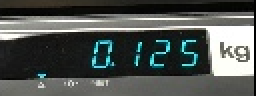
#> input picture data/05.png, 128 x 48 px (shown 2 times larger)
$ python organised_backup.py
#> lines starting #> are read from the running program, lines starting #| are printed output that depends on the picture; after the words box and inside, x2 and y2 are one past the last pixel; in counts of white or black regions, pixels touching at a corner belong together
#> further down, image is the input picture: shape (48, 128, 3); mean B, G, R 82.1, 85, 79.8
### utils.py
import imutils
import cv2
import numpy as np
from imutils import contours
from os.path import join
from time import time
import json

# seven segment display
DIGITS_LOOKUP = {
    (1, 1, 1, 0, 1, 1, 1): 0,
    (0, 0, 1, 0, 0, 1, 0): 1,
    (1, 0, 1, 1, 1, 0, 1): 2,
    (1, 0, 1, 1, 0, 1, 1): 3,
    (0, 1, 1, 1, 0, 1, 0): 4,
    (1, 1, 0, 1, 0, 1, 1): 5,
    (1, 1, 0, 1, 1, 1, 1): 6,
    (1, 1, 1, 0, 0, 1, 0): 7,  # ???
    (1, 1, 1, 1, 1, 1, 1): 8,
    (1, 1, 1, 1, 0, 1, 1): 9
}

# [158 lines left out: functions _show_image, read_digits, not called in this run]


def stable_marker_detector(gray):
    """
    detect stable marker
    """
    # process gray image and have a copy
    gray_orig = gray.copy()
    gray_inv = cv2.bitwise_not(gray)
    ret, gray = cv2.threshold(gray_inv, 200, 255, 0)  # extract white area
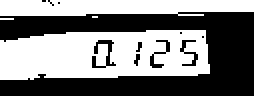
#> gray: shape (48, 128) (shown 2 times larger); 50.3% white; 11 black regions (7 under 20 px)

    # exclude digits and outer layers
    cnts = cv2.findContours(gray, cv2.RETR_LIST, cv2.CHAIN_APPROX_SIMPLE)
#> cnts = 18 contours, 10 with area under 20; largest, box (x1, y1, x2, y2) and area: (0, 15, 105, 40) 2175, (0, 0, 128, 48) 764, (46, 19, 59, 34) 76, (90, 25, 100, 34) 40, (74, 26, 83, 35) 32, (45, 27, 54, 35) 28, (89, 19, 99, 27) 28, (77, 19, 86, 27) 27
    cnts = imutils.grab_contours(cnts)
    largest_area = sorted(cnts, key=cv2.contourArea)[-1]
#> largest_area = contour of 36 points, box (x1, y1, x2, y2) (0, 15, 105, 40), area 2175
    (x, y, w, h) = cv2.boundingRect(largest_area)
#> x = 0; y = 15; w = 105; h = 25
    m = gray_orig.copy()
    mask_gray = np.zeros(gray.shape, np.uint8)  # all black in mask
    cv2.drawContours(mask_gray, [largest_area], 0, (255, 255, 255), -1)
#> mask_gray: shape (48, 128); 37.5% white; 1 white region, box (x1, y1, x2, y2) and area: (0, 15, 105, 40) 2301
    # make outer of m to white
    m[0:y, :] = 255
    m[y + h:, :] = 255
    m[y:y + h, 0:x] = 255
    m[y:y + h, x + w:] = 255
    m = cv2.bitwise_and(m, mask_gray)  # pick roi from image
    m[0:y, :] = 0
    m[y + h:, :] = 0
    m[y:y + h, 0:x] = 0
    m[y:y + h, x + w:] = 0
    m = cv2.threshold(m, 100, 255, 0)[1]  # extract white area
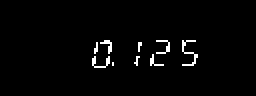
#> m: shape (48, 128) (shown 2 times larger); 2.1% white in thin lines or dots, all inside (x1, y1, x2, y2) = (46, 20, 99, 34)

    cnts = cv2.findContours(m, cv2.RETR_TREE, cv2.CHAIN_APPROX_SIMPLE)
#> cnts = 9 contours, all with area under 20
    cnts = imutils.grab_contours(cnts)
    cnts = sorted(cnts, key=cv2.contourArea, reverse=True)
    # print('{} contours found'.format(len(cnts)))
    # cv2.imshow('Contours', m)
    # cv2.waitKey(0)

    is_stable = False
    if len(cnts) > 0:
        for _c, c in enumerate(cnts):
            (x, y, w, h) = cv2.boundingRect(c)
            print("marker {}: w={}, h={}, x={}, y={}".format(_c, w, h, x, y))
            # cv2.drawContours(m, cnts, _c, (255, 255, 255), 1)
            # cv2.imshow('Contours', m)
            # cv2.waitKey(0)
            if w < 10 and h < 10 and w * h < 50:
                is_stable = True
#> this loop made 9 passes
#> (c, x, y, w, h) on pass 9: ([[56, 31], [56, 32]], 56, 31, 1, 2)
#> (printed output is left out)

    return is_stable


# [29 lines that do not run on import are left out]

### organised_backup.py
"""
https://www.pyimagesearch.com/2017/07/03/installing-tesseract-for-ocr/
"""
from imutils.perspective import four_point_transform, order_points
from imutils import contours
import imutils
import cv2
import numpy as np
from os.path import join
from utils import stable_marker_detector

# seven segment display
DIGITS_LOOKUP = {
    (1, 1, 1, 0, 1, 1, 1): 0,
    (0, 0, 1, 0, 0, 1, 0): 1,
    (1, 0, 1, 1, 1, 0, 1): 2,
    (1, 0, 1, 1, 0, 1, 1): 3,
    (0, 1, 1, 1, 0, 1, 0): 4,
    (1, 1, 0, 1, 0, 1, 1): 5,
    (1, 1, 0, 1, 1, 1, 1): 6,
    (1, 1, 1, 0, 0, 1, 0): 7,  # ???
    (1, 1, 1, 1, 1, 1, 1): 8,
    (1, 1, 1, 1, 0, 1, 1): 9
}
show_image = False

# [5 lines left out: function _show_image, not called in this run]

# load the example image
path = 'data'
image = join(path, '05.png')
image = cv2.imread(image)
image = cv2.resize(image, (128, 48), interpolation=cv2.INTER_AREA)
original = image.copy()
gray = cv2.cvtColor(image, cv2.COLOR_BGR2GRAY)
"""
detect stable marker
"""
is_table = stable_marker_detector(gray)
#> is_table = True

"""
if stable marker is detected
"""
gray_orig = gray.copy()
cv2.imwrite("save/gray_orig.png", gray_orig)
blurred = cv2.GaussianBlur(gray, (5, 5), 0)
edged = cv2.Canny(blurred, 50, 200, 255)
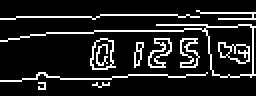
#> edged: shape (48, 128) (shown 2 times larger); 13.2% white in thin lines or dots, all inside (x1, y1, x2, y2) = (0, 5, 128, 45)
cv2.imwrite("save/edge.png", edged)
gray_inv = cv2.bitwise_not(gray)
cv2.imwrite("save/gray_inv.png", gray_inv)
ret, gray = cv2.threshold(gray_inv, 200, 255, 0)  # extract white area
cv2.imwrite("save/gray.png", gray)


# to locate white background & black digits
cnts = cv2.findContours(gray, cv2.RETR_LIST, cv2.CHAIN_APPROX_SIMPLE)
#> cnts = 18 contours, 10 with area under 20; largest, box (x1, y1, x2, y2) and area: (0, 15, 105, 40) 2175, (0, 0, 128, 48) 764, (46, 19, 59, 34) 76, (90, 25, 100, 34) 40, (74, 26, 83, 35) 32, (45, 27, 54, 35) 28, (89, 19, 99, 27) 28, (77, 19, 86, 27) 27
cnts = imutils.grab_contours(cnts)
largest_area = sorted(cnts, key=cv2.contourArea)[-1]
mask = np.zeros(image.shape, np.uint8)  # all black in mask
cv2.drawContours(mask, [largest_area], 0, (255, 255, 255), -1)  # make roi area white in mask
dst = cv2.bitwise_and(image, mask)  # pick roi from image
cv2.imwrite("save/dst.png", dst)
output = dst
roi = dst.copy()
roi_gray = cv2.cvtColor(roi, cv2.COLOR_BGR2GRAY)
cv2.imwrite("save/roi_gray.png", roi_gray)
_, _roi_gray = cv2.threshold(roi_gray, 50, 255, 0)  # white digits
#> _roi_gray: shape (48, 128); 2.9% white in thin lines or dots, all inside (x1, y1, x2, y2) = (0, 15, 102, 39)
cv2.imwrite("save/_roi_gray.png", _roi_gray)

"""
Step #3: Extract the digit regions
"""
thresh = cv2.threshold(_roi_gray, 0, 255, cv2.THRESH_BINARY_INV | cv2.THRESH_OTSU)[1]
cv2.imwrite("save/thresh1.png", thresh)
kernel = cv2.getStructuringElement(cv2.MORPH_RECT, (2, 1))
thresh = cv2.morphologyEx(thresh, cv2.MORPH_OPEN, kernel)
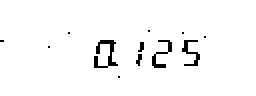
#> thresh: shape (48, 128) (shown 2 times larger); 97% white; black in thin lines or dots, all inside (x1, y1, x2, y2) = (0, 15, 103, 39)
cv2.imwrite("save/thresh2.png", thresh)

cnts = cv2.findContours(thresh.copy(), cv2.RETR_EXTERNAL, cv2.CHAIN_APPROX_SIMPLE)
#> cnts = 1 contour; box (x1, y1, x2, y2) and area: (0, 0, 128, 48) 5966
cnts = imutils.grab_contours(cnts)
cnts = sorted(cnts, key=cv2.contourArea, reverse=True)
(x, y, w, h) = cv2.boundingRect(cnts[0])
#> x = 0; y = 0; w = 128; h = 48
roi_small = thresh[y:y + h, x:x + w]
cv2.imwrite("save/roi.png", roi_small)
warped = roi_small.copy()

# the numbers displayed a little bit leaning to right side we make them upright
height, width = warped.shape
width -= 1
height -= 1

skew = 5

rect = np.array([
    [0, 0],
    [width, 0],
    [width, height],
    [0, height]], dtype="float32")

dst = np.array([
    [-skew, 0],
    [width - skew, 0],
    [width, height],
    [0, height]], dtype="float32")

# calculate the perspective transform matrix and warp the perspective to grab the screen
M = cv2.getPerspectiveTransform(rect, dst)
warped = cv2.warpPerspective(warped, M, (width + 1, height + 1))
output = cv2.warpPerspective(output, M, (width + 1, height + 1))

height, width = warped.shape
width -= 1
height -= 1

skew += 2
warped = warped[skew:height, skew:width - skew]
#> warped: shape (40, 113)
output = output[skew:height, skew:width - skew]
#> output: shape (40, 113, 3)

# segment 2 and segment 5 separated
# so we do vertical dilate and erode to connect them
vert_dilate3 = cv2.getStructuringElement(cv2.MORPH_RECT, ksize=(1, 2))
dilation = cv2.dilate(warped, vert_dilate3)
dilation = cv2.erode(warped, vert_dilate3)
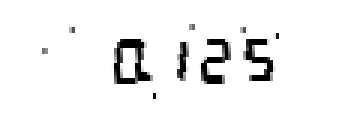
#> dilation: shape (40, 113) (shown 3 times larger); min 0, max 255, mean 240.6
cv2.imwrite("save/dilation.png", dilation)
dilation_inv = cv2.bitwise_not(dilation)
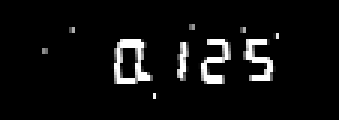
#> dilation_inv: shape (40, 113) (shown 3 times larger); min 0, max 255, mean 14.4
cv2.imwrite("save/dilation_inv.png", dilation_inv)

"""
Step #4: Identify the digits
"""

cnts = cv2.findContours(dilation_inv.copy(), cv2.RETR_EXTERNAL, cv2.CHAIN_APPROX_SIMPLE)
#> cnts = 10 contours, 6 with area under 20; largest, box (x1, y1, x2, y2) and area: (37, 13, 51, 28) 130, (66, 13, 77, 28) 50, (81, 13, 92, 27) 48, (59, 14, 63, 27) 26
cnts = imutils.grab_contours(cnts)
print('{} contours found'.format(len(cnts)))
#| 10 contours found

digitCnts = []

# loop over the digit area candidates
for _c, c in enumerate(cnts):
    # compute the bounding box of the contour
    (x, y, w, h) = cv2.boundingRect(c)
    # if the contour is sufficiently high, it must be a digit
    """
    Note: Determining the appropriate width and height constraints requires a few rounds of trial and error.
    I would suggest looping over each of the contours, drawing them individually, and inspecting their dimensions.
    Doing this process ensures you can find commonalities across digit contour properties.
    """
    # plot contours
    if show_image:
        temp_img = dilation_inv.copy()
        print("Contour {}: w={}, h={}, x={}, y={}".format(_c, w, h, x, y))
        cv2.drawContours(temp_img, cnts, _c, (255, 255, 255), 2)
        cv2.imshow('Contours', temp_img)
        cv2.waitKey(0)
    if 10 <= h <= 30 and w <= 30:
        if len(digitCnts) == 0:
            digitCnts.append(c)
            # print("Selected contour {}: w={}, h={}, x={}, y={}".format(_c, w, h, x, y))
        else:
            c_dup = 1
            for _digit in digitCnts:
                (_x, _y, _w, _h) = cv2.boundingRect(_digit)
                if (abs(x - _x) <= 2 and abs(y - _y) <= 2):
                    c_dup = 0
            if c_dup > 0:
                digitCnts.append(c)
#> this loop made 10 passes
#> (x, y, w, h) on passes 3 to 6: (59, 14, 4, 13), (81, 13, 11, 14), (66, 13, 11, 15), (37, 13, 14, 15)
#> after the loop, digitCnts = 4 contours; box (x1, y1, x2, y2) and area: (37, 13, 51, 28) 130, (66, 13, 77, 28) 50, (81, 13, 92, 27) 48, (59, 14, 63, 27) 26
                # print("Selected contour {}: w={}, h={}, x={}, y={}".format(_c, w, h, x, y))

# sort the contours from left-to-right, then initialize the actual digits themselves
digitCnts = contours.sort_contours(digitCnts, method="left-to-right")[0]
print("Found {} ROIs".format(len(digitCnts)))
#| Found 4 ROIs

digits = []
point = None
# loop over each of the digits
for _c, c in enumerate(digitCnts):
    # extract the digit ROI
    (x, y, w, h) = cv2.boundingRect(c)
    print("Selected contour {}: w={}, h={}, x={}, y={}".format(_c, w, h, x, y))
    # manually override the width of number 1
    if w < 9:  # each digit width = 11
        x -= 11 - w
        w = 11
        print("  changed contour : w={}, h={}, x={}, y={}".format(w, h, x, y))
    elif w > 12:
        w = 11
        point = _c
    roi = dilation_inv[y:y + h, x:x + w]
    # compute the approximate width and height of each segment based on the ROI dimensions.
    (roiH, roiW) = roi.shape
    (dW, dH) = (int(roiW * 0.34), int(roiH * 0.25))
    dHC = int(roiH * 0.1)
    print("roiH={}, roiW={}, dH={}, dW={}, dHC={}".format(roiH, roiW, dH, dW, dHC))

    # define the coordinates of set of 7 segments
    segments = [
        ((1, 0), (w, dH)),  # top
        ((1, 0), (dW, h // 2)),  # top-left
        ((w - dW, 0), (w-2, h // 2)),  # top-right
        ((4, (h // 2) - dHC), ((w // 2) + 1, (h // 2) + dHC)),  # center
        ((0, h // 2), (dW, h)),  # bottom-left
        ((w - dW-2, h // 2), (w, h)),  # bottom-right
        ((0, h - dH), (w-2, h))  # bottom
    ]
    on = [0] * len(segments)
    print("segments={}".format(segments))

    if show_image:
        _show_image("ROI {}".format(_c), roi, False)

    # loop over the segments
    for (i, ((xA, yA), (xB, yB))) in enumerate(segments):
        # extract the segment ROI, count the total number of thresholded pixels in the segment, and then compute
        # the area of the segment
        segROI = roi[yA:yB, xA:xB]
        total = cv2.countNonZero(segROI)  # (0, 0, 0)=black && (255, 255, 255)=white
        area = (xB - xA) * (yB - yA)
        # if the total number of non-zero pixels is greater than
        # 35% of the area, mark the segment as "on"
        print(i, total / float(area))
        if total / float(area) >= 0.5:
            on[i] = 1

        if show_image:
            # cv2.rectangle(roi, (xA, yA), (xB, yB), (255, 0, 0), 1)  # (0, 255, 0)=green
            # cv2.imshow("Segment {} of ROI {}".format(i, _c), roi)

            cv2.imshow("Segment {} of ROI {}".format(i, _c), segROI)
            cv2.waitKey(0)
            cv2.destroyWindow("Segment {} of ROI {}".format(i, _c))

    # print(on)
    # lookup the digit and draw it on the image
    # give -1 for lookup failure
    if tuple(on) in DIGITS_LOOKUP.keys():
        digit = DIGITS_LOOKUP[tuple(on)]
        print("@_@ Detected a digit = {}".format(digit))
    else:
        digit = -1
        print(on)
        cv2.imshow("ROI", roi)
    # print(digit)
    digits.append(digit)
    cv2.rectangle(output, (x, y), (x + w, y + h), (0, 255, 0), 1)  # (0, 255, 0)=green
    if point is not None:
        digits.append('.')
        cv2.putText(output, str(digits[-1]), (x + 11, y + 25), cv2.FONT_HERSHEY_SIMPLEX, 0.45, (0, 0, 255),
                    1)  # (255, 0, 0)=red
        point = None
    cv2.putText(output, str(digit), (x + 1, y + 25), cv2.FONT_HERSHEY_SIMPLEX, 0.45, (0, 0, 255), 1)  # (255, 0, 0)=red
#> this loop made 4 passes
#> (x, y, h, roiH, digit) on pass 1: (37, 13, 15, 15, 0)
#> (printed output is left out)
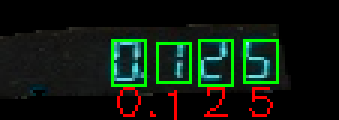
#> output: shape (40, 113, 3) (shown 3 times larger); mean B, G, R 15.2, 26.7, 14.6
#> after the loop, digits = [0, '.', 1, 2, 5]


# display the digits
print(digits)
#| [0, '.', 1, 2, 5]
cv2.imshow("Input", image)
cv2.imshow("Output", output)
cv2.waitKey(0)

$ run again, with data/01.png copied over data/05.png
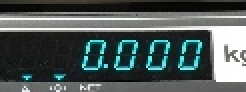
#> input picture data/01.png, 123 x 46 px (shown 2 times larger)
#> image is the input picture: shape (46, 123, 3); mean B, G, R 89, 89.9, 78.5
#> image: shape (48, 128, 3)
#> in stable_marker_detector, `ret, gray = cv2.threshold(gray_inv, 200, 255, 0)`:
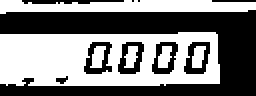
#> gray: shape (48, 128) (shown 2 times larger); 49.2% white; 6 white regions
#> in stable_marker_detector, `cnts = cv2.findContours(gray, cv2.RETR_LIST, cv2.CHAIN_APPROX_SIMPLE)`: cnts = 11 contours; largest, box (x1, y1, x2, y2) and area: (0, 16, 110, 43) 2674, (0, 0, 128, 7) 534, (41, 20, 57, 38) 202, (91, 20, 106, 38) 192, (58, 20, 73, 38) 190
#> in stable_marker_detector, `largest_area = sorted(cnts, key=cv2.contourArea)[-1]`: largest_area = contour of 30 points, box (x1, y1, x2, y2) (0, 16, 110, 43), area 2674
#> in stable_marker_detector, `(x, y, w, h) = cv2.boundingRect(largest_area)`: x = 0; y = 16; w = 110; h = 27
#> mask_gray: shape (48, 128); 45.8% white; 1 white region, box (x1, y1, x2, y2) and area: (0, 16, 110, 43) 2813
#> in stable_marker_detector, `cnts = cv2.findContours(m, cv2.RETR_TREE, cv2.CHAIN_APPROX_SIMPLE)`: cnts = 10 contours, 7 with area under 20; largest, box (x1, y1, x2, y2) and area: (59, 29, 70, 37) 21, (93, 29, 104, 37) 20, (76, 29, 87, 37) 20
#> the loop in stable_marker_detector, `for _c, c in enumerate(cnts):` made 10 passes
#> (c, x, y, w, h, is_stable) on pass 10: ([[54, 33], [54, 35], [55, 35], [55, 33]], 54, 33, 2, 3, True)
#> (printed output is left out)
#> is_table = True
#> edged: shape (48, 128); 15.6% white in thin lines or dots, all inside (x1, y1, x2, y2) = (0, 6, 128, 48)
#> `cnts = cv2.findContours(gray, cv2.RETR_LIST, cv2.CHAIN_APPROX_SIMPLE)`: cnts = 11 contours; largest, box (x1, y1, x2, y2) and area: (0, 16, 110, 43) 2674, (0, 0, 128, 7) 534, (41, 20, 57, 38) 202, (91, 20, 106, 38) 192, (58, 20, 73, 38) 190
#> _roi_gray: shape (48, 128); 7.9% white in thin lines or dots, all inside (x1, y1, x2, y2) = (8, 16, 110, 43)
#> `cnts = cv2.findContours(thresh.copy(), cv2.RETR_EXTERNAL, cv2.CHAIN_AP..`: cnts = 1 contour; box (x1, y1, x2, y2) and area: (0, 0, 128, 48) 5969
#> `cnts = imutils.grab_contours(cnts)`: cnts = [[[0, 0], [0, 47], [127, 47], [127, 0]]]
#> `(x, y, w, h) = cv2.boundingRect(cnts[0])`: x = 0; w = 128; h = 48
#> `cnts = cv2.findContours(dilation_inv.copy(), cv2.RETR_EXTERNAL, cv2.CH..`: cnts = 12 contours, 7 with area under 20; largest, box (x1, y1, x2, y2) and area: (34, 14, 50, 31) 187, (84, 14, 98, 31) 176, (51, 14, 64, 31) 170, (68, 14, 81, 31) 170, (21, 31, 28, 37) 22
#| 12 contours found
#> the loop `for _c, c in enumerate(cnts):` made 12 passes
#> (x, y, w, h) on passes 6, 8, 9, 10, 11: (21, 31, 7, 6), (84, 14, 14, 17), (68, 14, 13, 17), (51, 14, 13, 17), (34, 14, 16, 17)
#> after the loop `for _c, c in enumerate(cnts):`: digitCnts = 4 contours; box (x1, y1, x2, y2) and area: (34, 14, 50, 31) 187, (84, 14, 98, 31) 176, (51, 14, 64, 31) 170, (68, 14, 81, 31) 170
#| Found 4 ROIs
#> the loop `for _c, c in enumerate(digitCnts):` made 4 passes
#> (x, digit) on passes 1 to 4: (34, 6), (51, 0), (68, 0), (84, 6)
#> (printed output is left out)
#> after the loop `for _c, c in enumerate(digitCnts):`:
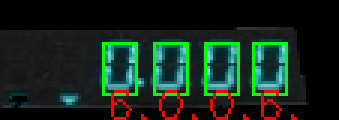
#> output: shape (40, 113, 3) (shown 3 times larger); mean B, G, R 26.7, 38.6, 20.6
#> after the loop `for _c, c in enumerate(digitCnts):`: digits = [6, '.', 0, '.', 0, '.', 6, '.']
#| [6, '.', 0, '.', 0, '.', 6, '.']

$ run again, with data/02.png copied over data/05.png
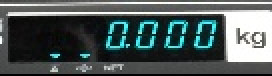
#> input picture data/02.png, 136 x 38 px (shown 2 times larger)
#> image is the input picture: shape (38, 136, 3); mean B, G, R 89.9, 90.2, 78.5
#> image: shape (48, 128, 3)
#> in stable_marker_detector, `ret, gray = cv2.threshold(gray_inv, 200, 255, 0)`:
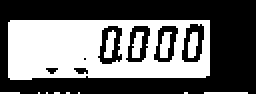
#> gray: shape (48, 128) (shown 2 times larger); 42.8% white; 6 white regions
#> in stable_marker_detector, `cnts = cv2.findContours(gray, cv2.RETR_LIST, cv2.CHAIN_APPROX_SIMPLE)`: cnts = 13 contours, 2 with area under 20; largest, box (x1, y1, x2, y2) and area: (4, 10, 105, 40) 2808, (48, 12, 62, 33) 200, (90, 11, 103, 32) 191, (62, 12, 76, 32) 184, (76, 12, 90, 32) 182
#> in stable_marker_detector, `largest_area = sorted(cnts, key=cv2.contourArea)[-1]`: largest_area = contour of 13 points, box (x1, y1, x2, y2) (4, 10, 105, 40), area 2808
#> in stable_marker_detector, `(x, y, w, h) = cv2.boundingRect(largest_area)`: x = 4; y = 10; w = 101; h = 30
#> mask_gray: shape (48, 128); 47.8% white; 1 white region, box (x1, y1, x2, y2) and area: (4, 10, 105, 40) 2936
#> in stable_marker_detector, `cnts = cv2.findContours(m, cv2.RETR_TREE, cv2.CHAIN_APPROX_SIMPLE)`: cnts = 10 contours, all with area under 20
#> the loop in stable_marker_detector, `for _c, c in enumerate(cnts):` made 10 passes
#> (x, y, w, h, is_stable) on passes 9 to 10: (38, 34, 4, 3, True), (24, 34, 4, 3, True)
#> (printed output is left out)
#> is_table = True
#> edged: shape (48, 128); 17% white in thin lines or dots
#> `cnts = cv2.findContours(gray, cv2.RETR_LIST, cv2.CHAIN_APPROX_SIMPLE)`: cnts = 13 contours, 2 with area under 20; largest, box (x1, y1, x2, y2) and area: (4, 10, 105, 40) 2808, (48, 12, 62, 33) 200, (90, 11, 103, 32) 191, (62, 12, 76, 32) 184, (76, 12, 90, 32) 182
#> _roi_gray: shape (48, 128); 8.3% white in thin lines or dots, all inside (x1, y1, x2, y2) = (7, 10, 105, 40)
#> `cnts = cv2.findContours(thresh.copy(), cv2.RETR_EXTERNAL, cv2.CHAIN_AP..`: cnts = 1 contour; box (x1, y1, x2, y2) and area: (0, 0, 128, 48) 5969
#> `cnts = imutils.grab_contours(cnts)`: cnts = [[[0, 0], [0, 47], [127, 47], [127, 0]]]
#> `(x, y, w, h) = cv2.boundingRect(cnts[0])`: x = 0; w = 128; h = 48
#> `cnts = cv2.findContours(dilation_inv.copy(), cv2.RETR_EXTERNAL, cv2.CH..`: cnts = 12 contours, 7 with area under 20; largest, box (x1, y1, x2, y2) and area: (40, 6, 54, 26) 184, (82, 5, 94, 25) 172, (68, 5, 80, 25) 170, (55, 6, 66, 25) 168, (29, 27, 39, 33) 26
#| 12 contours found
#> the loop `for _c, c in enumerate(cnts):` made 12 passes
#> (x, y, w, h) on passes 4 to 10: (29, 27, 10, 6), (15, 27, 7, 4), (33, 20, 4, 4), (55, 6, 11, 19), (40, 6, 14, 20), (82, 5, 12, 20), (68, 5, 12, 20)
#> after the loop `for _c, c in enumerate(cnts):`: digitCnts = 4 contours; box (x1, y1, x2, y2) and area: (40, 6, 54, 26) 184, (82, 5, 94, 25) 172, (68, 5, 80, 25) 170, (55, 6, 66, 25) 168
#| Found 4 ROIs
#> the loop `for _c, c in enumerate(digitCnts):` made 4 passes
#> (x, y, h, roiH, roiW, dW) on pass 1: (40, 6, 20, 20, 11, 3)
#> (printed output is left out)
#> after the loop `for _c, c in enumerate(digitCnts):`:
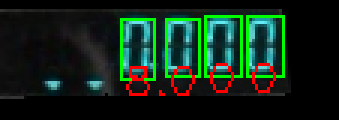
#> output: shape (40, 113, 3) (shown 3 times larger); mean B, G, R 24.8, 37.9, 17.9
#> after the loop `for _c, c in enumerate(digitCnts):`: digits = [8, '.', 0, 0, 0]
#| [8, '.', 0, 0, 0]
